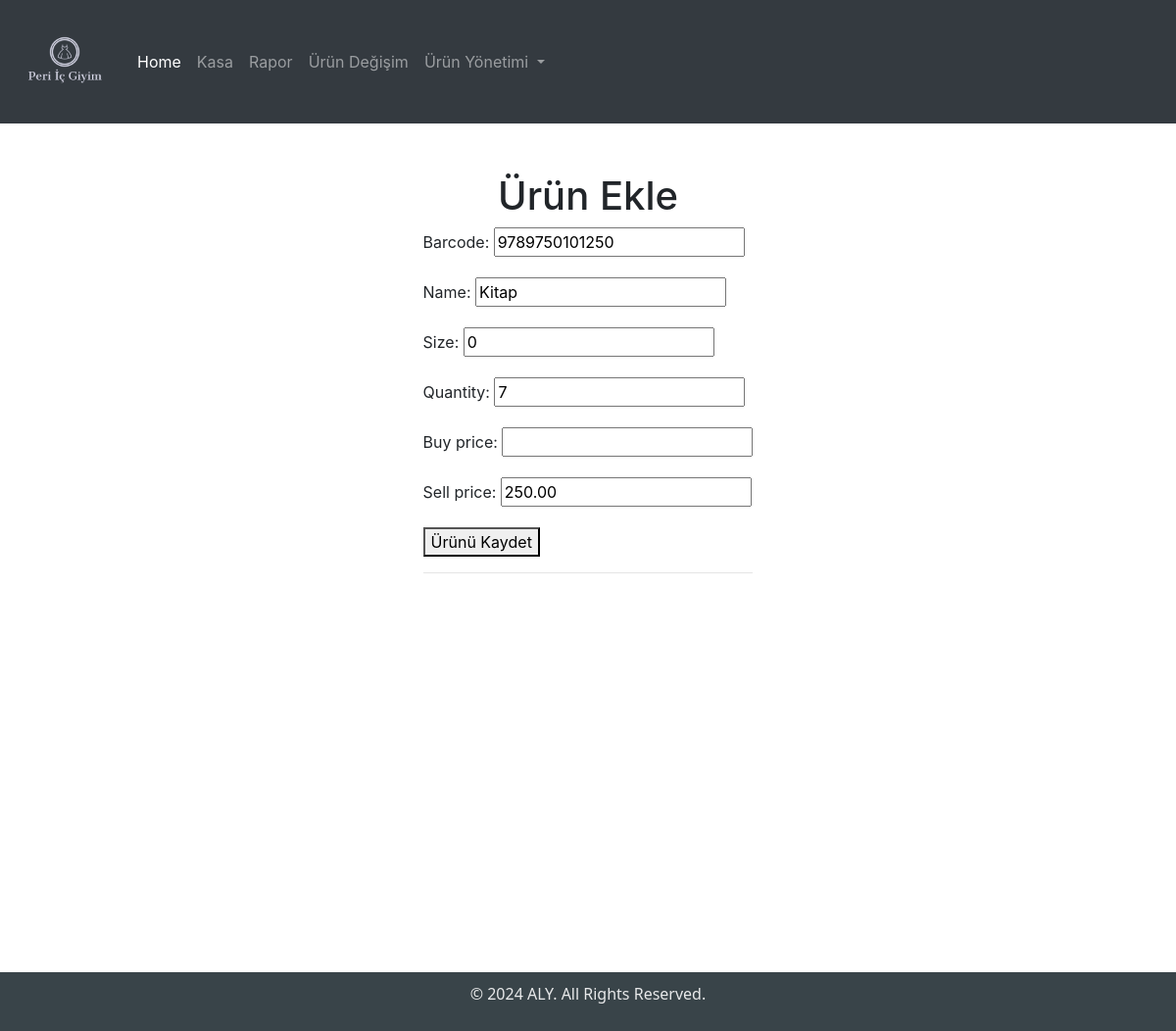
Page /urun-edit/37/ (signed in) on the committed database.
### myapp/models.py (models this page shows, shortened)
class Item(models.Model):
    barcode = models.CharField(max_length=100, null=True, unique=True)
    name = models.CharField(max_length=100)
    size = models.CharField(max_length=10)
    quantity = models.IntegerField(null=True)
    buy_price = models.DecimalField(max_digits=10, decimal_places=2, null=True, blank=True)
    sell_price = models.DecimalField(max_digits=10, decimal_places=2, null=True)
    updated = models.DateTimeField(auto_now=True)
    created = models.DateTimeField(auto_now_add=True)
    class Meta:
        ordering = ['-updated', '-created']

### myapp/views.py (the view)
# urls.py: path("urun-edit/<str:pk>/", views.updateItem, name="urun_edit"),
@login_required
def updateItem(request, pk):
    item = Item.objects.get(id=pk)
    form = ItemForm(instance=item)
    if request.method == 'POST':
        form = ItemForm(request.POST, instance=item)
        if form.is_valid():
            form.save()
            return redirect('urun_listesi')
    context = {'form': form}
    return render(request, 'urun_ekle.html', context)

### myapp/forms.py
class ItemForm(ModelForm):
  class Meta:
    model = Item
    fields = '__all__'

### myapp/templates/urun_ekle.html (shortened to what this page needs)
{% extends "base.html" %} {% block content %}
{% load static %}
<link rel="stylesheet" href="{% static 'styles/urun_ekle.css' %}">
<div class="table">
  <h1>Ürün Ekle</h1>
  <div>
    <form id="productForm" method="POST" action="">
        {{form.as_p}}
        <button type="submit">Ürünü Kaydet</button>
        <hr>
    </form>
  </div>
</div>
{% endblock %}

### static/styles/main.css (style rules this page uses)
body { display: flex; flex-direction: column; min-height: 100vh; margin: 0; }

### static/styles/urun_ekle.css (style rules this page uses)
.table { display: flex; flex-direction: column; align-items: center; margin-top: 50px; flex-grow: 1; min-height: 100vh; }

### rows in the picture
Item: barcode "9789750101250", name "Kitap", size "0", quantity "7", sell_price "250.00"
